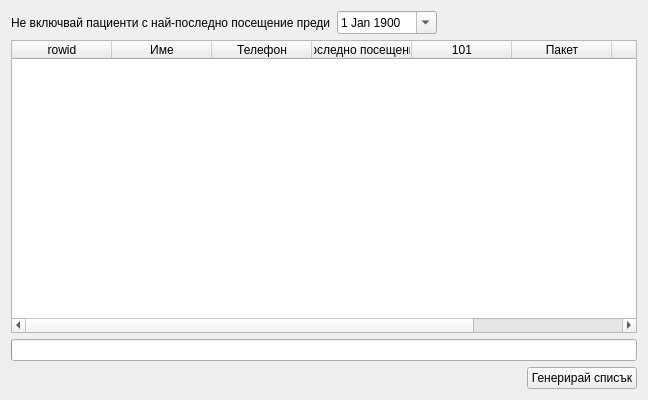
<?xml version="1.0" encoding="UTF-8"?>
<ui version="4.0">
 <class>UnusedPackageViewClass</class>
 <widget class="QWidget" name="UnusedPackageViewClass">
  <property name="geometry">
   <rect>
    <x>0</x>
    <y>0</y>
    <width>648</width>
    <height>400</height>
   </rect>
  </property>
  <property name="windowTitle">
   <string>UnusedPackageView</string>
  </property>
  <layout class="QVBoxLayout" name="verticalLayout">
   <item>
    <layout class="QHBoxLayout" name="horizontalLayout_2">
     <property name="topMargin">
      <number>0</number>
     </property>
     <item>
      <widget class="QLabel" name="label">
       <property name="text">
        <string>Не включвай пациенти с най-последно посещение преди</string>
       </property>
      </widget>
     </item>
     <item>
      <widget class="DateEdit" name="dateEdit">
       <property name="minimumSize">
        <size>
         <width>100</width>
         <height>0</height>
        </size>
       </property>
       <property name="buttonSymbols">
        <enum>QAbstractSpinBox::NoButtons</enum>
       </property>
       <property name="showGroupSeparator" stdset="0">
        <bool>false</bool>
       </property>
       <property name="maximumDateTime">
        <datetime>
         <hour>7</hour>
         <minute>59</minute>
         <second>59</second>
         <year>9999</year>
         <month>12</month>
         <day>25</day>
        </datetime>
       </property>
       <property name="minimumDate">
        <date>
         <year>1900</year>
         <month>1</month>
         <day>1</day>
        </date>
       </property>
       <property name="calendarPopup">
        <bool>true</bool>
       </property>
       <property name="date">
        <date>
         <year>1900</year>
         <month>1</month>
         <day>1</day>
        </date>
       </property>
      </widget>
     </item>
     <item>
      <spacer name="horizontalSpacer">
       <property name="orientation">
        <enum>Qt::Horizontal</enum>
       </property>
       <property name="sizeHint" stdset="0">
        <size>
         <width>40</width>
         <height>20</height>
        </size>
       </property>
      </spacer>
     </item>
    </layout>
   </item>
   <item>
    <widget class="QTableWidget" name="tableWidget">
     <property name="editTriggers">
      <set>QAbstractItemView::NoEditTriggers</set>
     </property>
     <property name="selectionMode">
      <enum>QAbstractItemView::ExtendedSelection</enum>
     </property>
     <property name="selectionBehavior">
      <enum>QAbstractItemView::SelectRows</enum>
     </property>
     <property name="sortingEnabled">
      <bool>true</bool>
     </property>
     <column>
      <property name="text">
       <string>rowid</string>
      </property>
     </column>
     <column>
      <property name="text">
       <string>Име</string>
      </property>
     </column>
     <column>
      <property name="text">
       <string>Телефон</string>
      </property>
     </column>
     <column>
      <property name="text">
       <string>Последно посещение</string>
      </property>
     </column>
     <column>
      <property name="text">
       <string>101</string>
      </property>
     </column>
     <column>
      <property name="text">
       <string>Пакет</string>
      </property>
     </column>
     <column>
      <property name="text">
       <string>832</string>
      </property>
     </column>
     <column>
      <property name="text">
       <string>833</string>
      </property>
     </column>
    </widget>
   </item>
   <item>
    <widget class="QProgressBar" name="progressBar">
     <property name="enabled">
      <bool>true</bool>
     </property>
     <property name="maximum">
      <number>1</number>
     </property>
     <property name="value">
      <number>0</number>
     </property>
     <property name="alignment">
      <set>Qt::AlignCenter</set>
     </property>
     <property name="textVisible">
      <bool>false</bool>
     </property>
     <property name="format">
      <string> %v/%m</string>
     </property>
    </widget>
   </item>
   <item>
    <layout class="QHBoxLayout" name="horizontalLayout">
     <item>
      <spacer name="horizontalSpacer_2">
       <property name="orientation">
        <enum>Qt::Horizontal</enum>
       </property>
       <property name="sizeHint" stdset="0">
        <size>
         <width>40</width>
         <height>20</height>
        </size>
       </property>
      </spacer>
     </item>
     <item>
      <widget class="QPushButton" name="button">
       <property name="text">
        <string>Генерирай списък</string>
       </property>
      </widget>
     </item>
    </layout>
   </item>
  </layout>
 </widget>
 <layoutdefault spacing="6" margin="11"/>
 <customwidgets>
  <customwidget>
   <class>DateEdit</class>
   <extends>QDateEdit</extends>
   <header>View/uiComponents/DateEdit.h</header>
  </customwidget>
 </customwidgets>
 <resources/>
 <connections/>
</ui>
